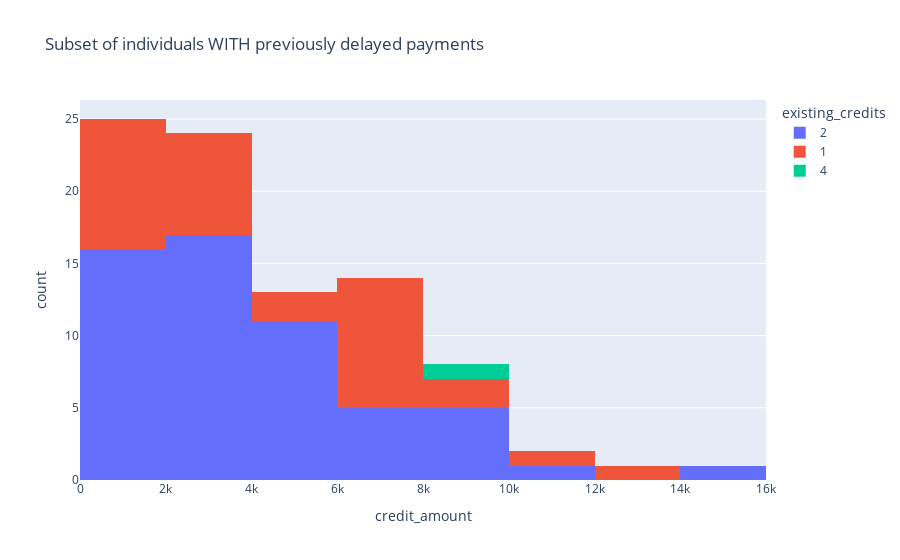

The cell this chart's notebook holds for it:
### Markdown cell above
Specific bands of ages predict for riskier credit -- roughly individuals in their early 20s. 

This is all intriguing because it starts to form a picture of what kinds of individuals are 'bad risks':
- Taking on high credit amount and duration
- Young age
- No home ownership/property ownership
- Has a low amount in their checking/savings accounts
- Does not possess a checking account

It's worth looking into these covariates to understand how these variables affect one another. 

#### <span id='4'>Individuals who miss payments</span>

The most interesting one, right away, is that high credit amount and duration correlate with the likelihood that someone has "previously delayed" their credit payments. Looking at the effect of that behavior on the classification, however, does not yield a trend.

This is unusual, because you would expect someone who misses payments to be riskier altogether. 

People who have delayed payments previously are also more likely to have other credit lines and are much less likely to have already paid off their credit totals.

### Code cell
val = df[['credit_history']].value_counts().index[2][0]

px.histogram(df.query('credit_history == @val'), x='credit_amount', color='existing_credits', 
             title='Subset of individuals WITH previously delayed payments', nbins=10 )

### Figure 1 — Plotly figure (JSON) as saved in the notebook; plotly's stock layout.template omitted (floating-point values rounded to 4 significant figures)
{"data": [{"alignmentgroup": "True", "bingroup": "x", "hovertemplate": "existing_credits=2<br>credit_amount=%{x}<br>count=%{y}<extra></extra>", "legendgroup": "2", "marker": {"color": "#636efa", "pattern": {"shape": ""}}, "name": "2", "nbinsx": 10, "offsetgroup": "2", "orientation": "v", "showlegend": true, "type": "histogram", "x": [4870, 6836, 5965, 2225, 7057, 1449, 8613, 3414, 9572, 4455, 5117, 2978, 4151, 3643, 1743, 4463, 2247, 2320, 4272, 8648, 802, 8471, 1591, 2629, 1512, 7238, 2764, 4679, 960, 585, 2032, 1333, 4712, 1553, 1965, 15653, 4370, 7980, 1050, 1478, 9857, 2503, 1555, 717, 2375, 2993, 10875, 7678, 3594, 4454, 1344, 1919, 2145, 2353, 2427, 2538], "xaxis": "x", "yaxis": "y"}, {"alignmentgroup": "True", "bingroup": "x", "hovertemplate": "existing_credits=1<br>credit_amount=%{x}<br>count=%{y}<extra></extra>", "legendgroup": "1", "marker": {"color": "#EF553B", "pattern": {"shape": ""}}, "name": "1", "nbinsx": 10, "offsetgroup": "1", "orientation": "v", "showlegend": true, "type": "histogram", "x": [6204, 2333, 4771, 932, 6887, 6967, 2064, 4297, 1908, 7418, 7582, 1024, 846, 11760, 2899, 1659, 1209, 1503, 683, 3863, 1808, 9157, 2580, 2862, 6403, 6224, 7432, 6681, 2169, 8947, 12749], "xaxis": "x", "yaxis": "y"}, {"alignmentgroup": "True", "bingroup": "x", "hovertemplate": "existing_credits=4<br>credit_amount=%{x}<br>count=%{y}<extra></extra>", "legendgroup": "4", "marker": {"color": "#00cc96", "pattern": {"shape": ""}}, "name": "4", "nbinsx": 10, "offsetgroup": "4", "orientation": "v", "showlegend": true, "type": "histogram", "x": [8086], "xaxis": "x", "yaxis": "y"}], "layout": {"barmode": "relative", "legend": {"title": {"text": "existing_credits"}, "tracegroupgap": 0}, "title": {"text": "Subset of individuals WITH previously delayed payments"}, "xaxis": {"anchor": "y", "domain": [0, 1], "title": {"text": "credit_amount"}}, "yaxis": {"anchor": "x", "domain": [0, 1], "title": {"text": "count"}}}}
